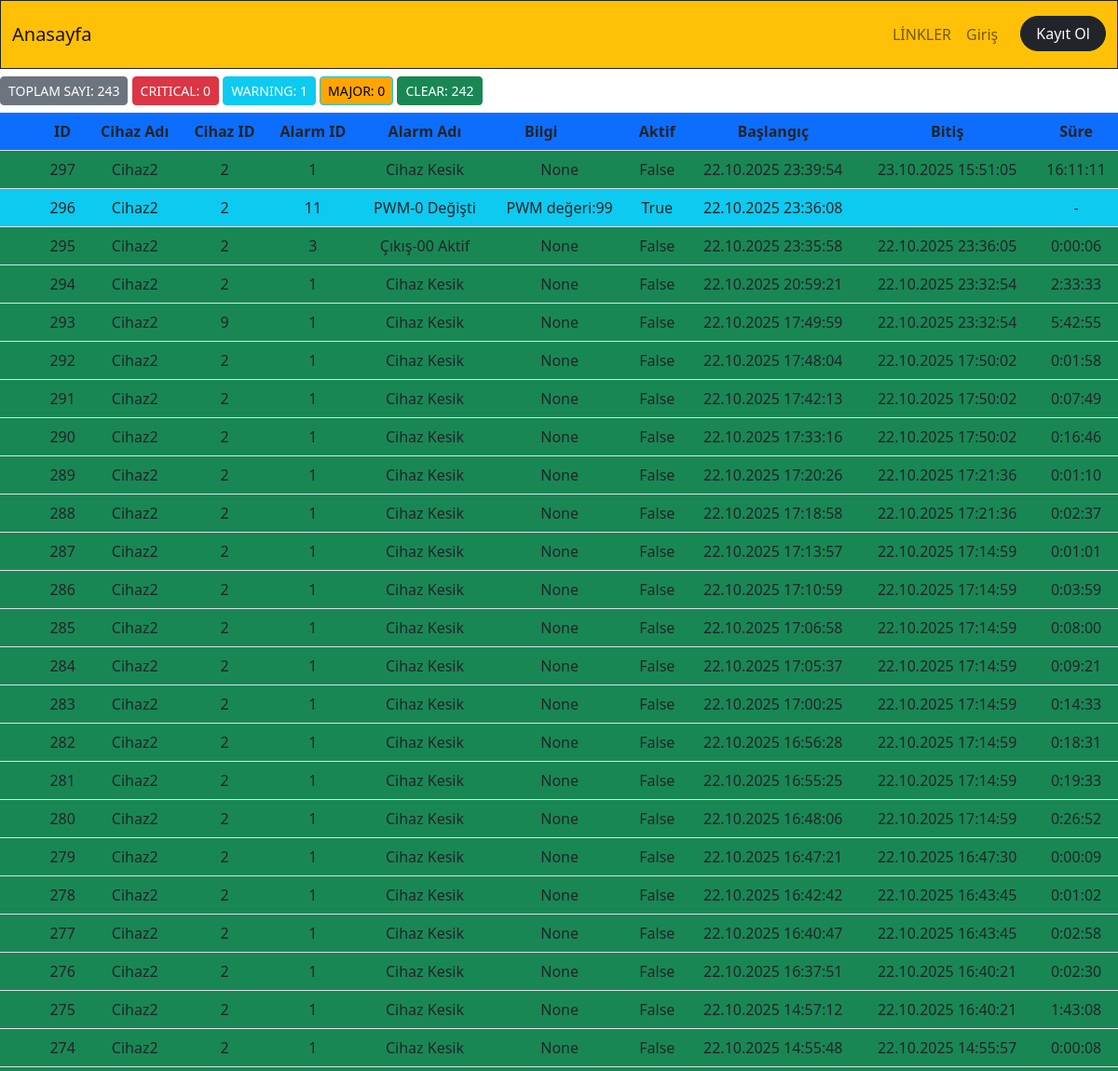
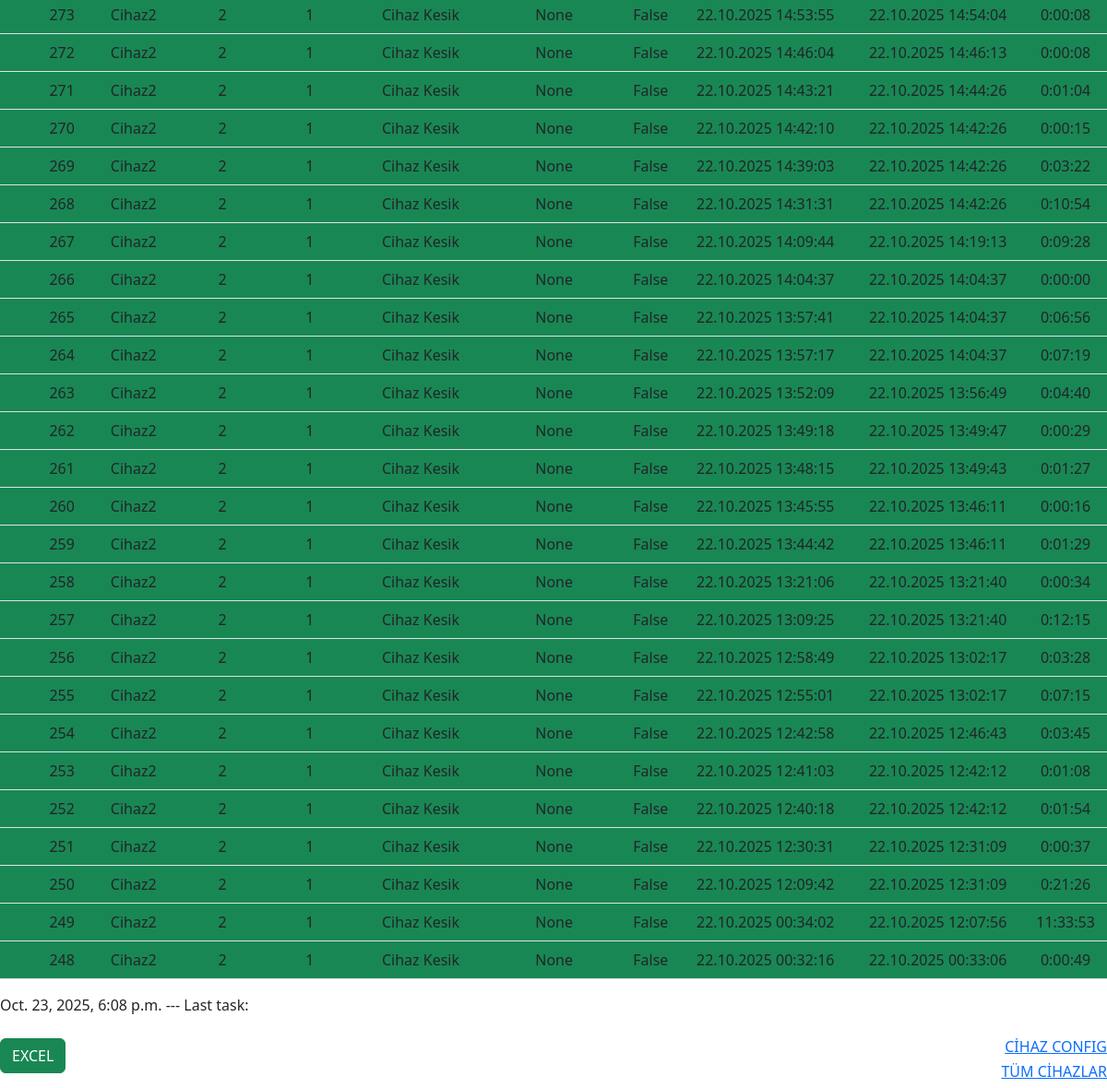
The page /scheduler_cihaz on the database as committed earlier (2 pictures, top to bottom).
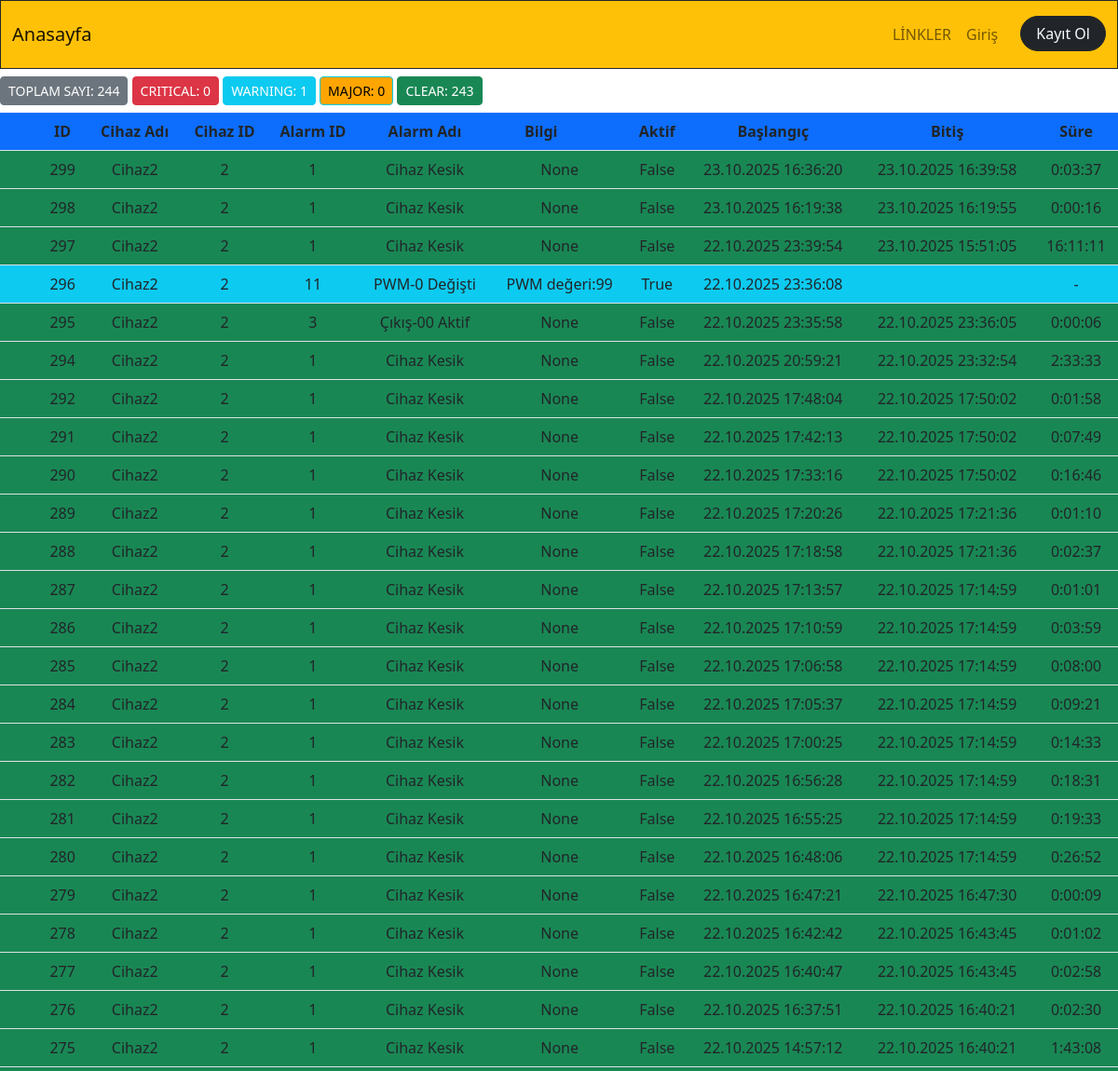
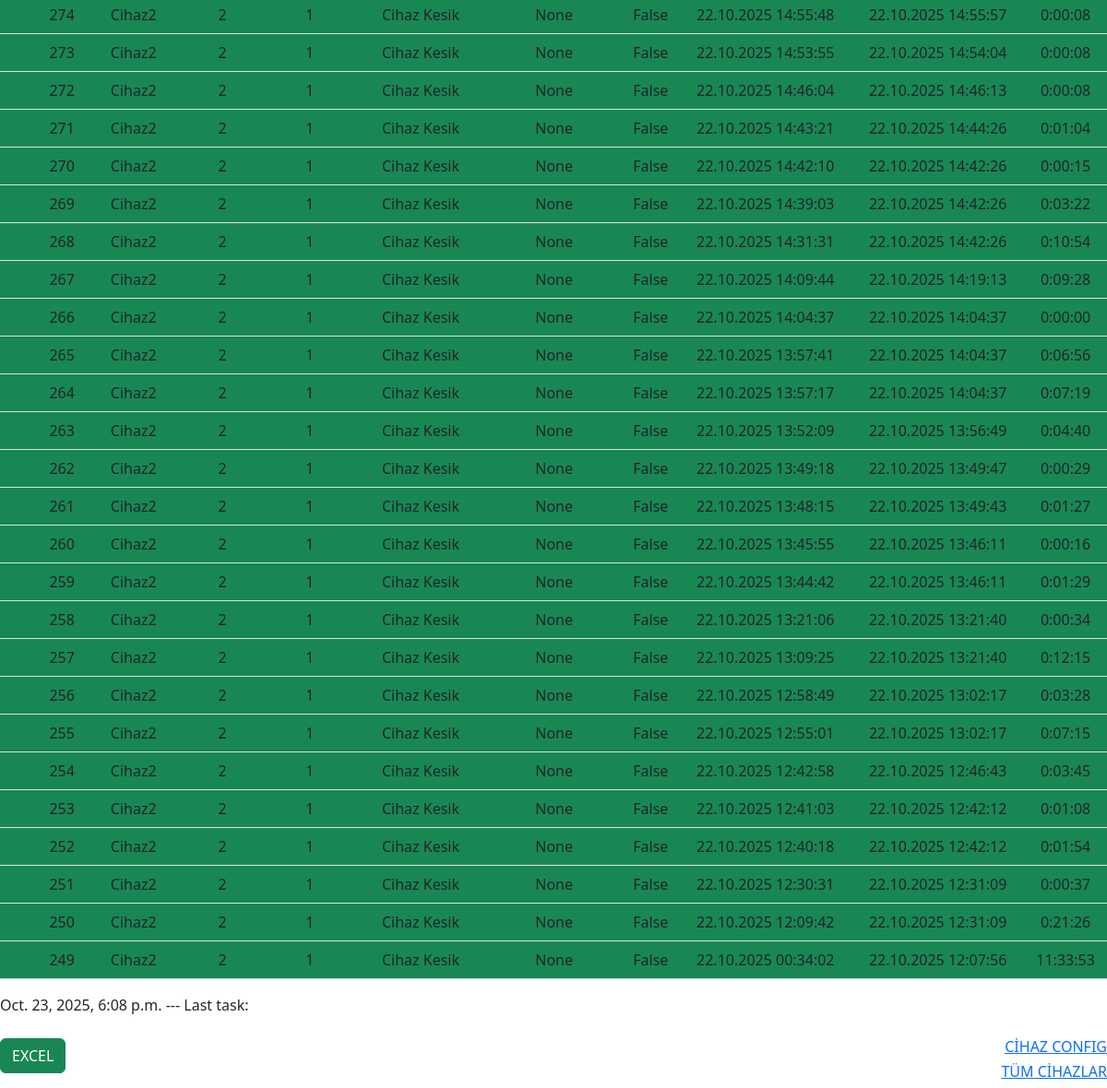
The same page on the database as committed later (2 pictures, top to bottom).
### app_monitor/models.py (models this page shows, shortened)
class Event(models.Model):
    id=models.BigAutoField(primary_key=True,db_column='ID')
    device_id=models.ForeignKey(Device,on_delete=models.CASCADE,null=True, blank=True)
    device_name=models.CharField(blank=True,null=True, max_length=50)
    alarm_id=models.ForeignKey(Alarm,on_delete=models.CASCADE,null=True, blank=True)
    alarm_name=models.CharField(blank=True,null=True, max_length=50)
    event_active=models.BooleanField(default=True) #alarm devam ediyor mu?  241225
    start_time=models.DateTimeField(blank=True,null=True)
    finish_time=models.DateTimeField(blank=True,null=True)
    info=models.CharField(blank=True,null=True, max_length=50)
    def event_duration(self):
        if self.finish_time is not None:
            duration=self.finish_time - self.start_time
            return str(duration).split(".")[0]
        else:
            return "-"

class Device(models.Model):
    device_id=models.IntegerField(primary_key=True,db_column='ID')
    device_name=models.CharField(blank=True,null=True, max_length=20)
    device_ip=models.CharField(blank=True,null=True, max_length=20)
    device_port=models.IntegerField(blank=True,null=True)
    device_function=models.CharField(blank=True,null=True, max_length=20)
    device_state=models.BooleanField(blank=True,null=True,default=False) #241225
    def __str__(self):
        return(f"{self.device_id}")

class Alarm(models.Model):
    id=models.BigAutoField(primary_key=True,db_column='ID')
    alarm_id=models.IntegerField(blank=True,null=True)
    alarm_name=models.CharField(blank=True,null=True, max_length=50)
    def __str__(self):
        return f"{self.alarm_id}"

### app_monitor/views.py (the view)
# urls.py: path('scheduler_cihaz',scheduler_cihaz,name="scheduler_cihaz"),
def scheduler_cihaz(request):
    print("SCHEDULER_CIHAZ GIRDI...")
    datetime_now=datetime.now()
    devices_all=Device.objects.all()
    events=Event.objects.all()[::-1]
    for device in devices_all:
        pass
    events=Event.objects.all()[::-1][:50]
    events_total_count=Event.objects.all().count()
    events_alarm1_count=Event.objects.filter(alarm_id=1).filter(event_active=True).count()
    events_alarm2_count=Event.objects.filter(Q(alarm_id=2)|Q(alarm_id=3)|Q(alarm_id=4)|Q(alarm_id=5)|Q(alarm_id=6)|Q(alarm_id=11)).filter(event_active=True).count()
    events_alarm3_count=Event.objects.filter(Q(alarm_id=7)|Q(alarm_id=8)|Q(alarm_id=9)|Q(alarm_id=10)).filter(event_active=True).count()
    events_clear_count=Event.objects.filter(event_active=False).count()
    context=dict(
        events=events,
        events_total_count=events_total_count,
        events_alarm1_count=events_alarm1_count,
        events_alarm2_count=events_alarm2_count,
        events_alarm3_count=events_alarm3_count,
        events_clear_count=events_clear_count,
        datetime_now=datetime_now,
    )
    return render(request,"app_monitor/events.html",context)

### app_monitor/templates/app_monitor/events.html (shortened to what this page needs)
{% extends "core/base.html" %}
{% block content %}
<div>
<div class="container-fluid p-0">
       <div id="alarm-sayilari" class="row d-flex ">
        <div class="col-sm-12">
            <label class="btn btn-secondary btn-sm my-2" for="btn-check-all">TOPLAM SAYI: {{events_total_count}} </label>
            <label class="btn btn-danger btn-sm my-2" for="btn-check-alarm1">CRITICAL: {{events_alarm1_count}} </label>
            <label class="btn btn-info btn-sm text-white my-2"  for="btn-check-alarm2">WARNING: {{events_alarm2_count}} </label>
            <label class="btn btn-info btn-sm text- my-2" style="background-color:orange" for="btn-check-alarm3">MAJOR: {{events_alarm3_count}} </label>
            <label class="btn btn-success btn-sm my-2" for="btn-check-alarm-clear">CLEAR: {{events_clear_count}} </label>
        </div>
      </div>
<div class="event_container">
<table class="table table-hover" data-click-to-select="true">
    <thead>
       <tr class="bg-primary px-5">
         <th class="ps-5" scope="col">ID</th>
         <th scope="col">Cihaz Adı</th>
         <th scope="col">Cihaz ID</th>
         <th scope="col">Alarm ID</th>
         <th scope="col">Alarm Adı</th>
         <th class="pe-5" scope="col">Bilgi</th>
         <th scope="col">Aktif</th>
         <th scope="col">Başlangıç</th>
         <th scope="col">Bitiş</th>
         <th scope="col">Süre</th>
       </tr>
     </thead>
   <tbody>
    {% for event in events %}
     <tr
     {% comment %} {% if event.event_active and event.alarm_id is 1 %}class="bg-danger ps-5"{% else %}class="bg-success"{% endif %}  {% endcomment %}
     {% if event.event_active and event.alarm_id.alarm_id is 11 %}class="bg-info ps-5"{% endif %}
     {% if not event.event_active  %}class="bg-success ps-5"{% endif %}
     style="margin:20%" >
       <td class="ps-5" >{{event.id}}</td>
       <td >{{event.device_name}}</td>
       <td >{{event.device_id}}</td>
       <td >{{event.alarm_id}}</td>
       <td >{{event.alarm_id.alarm_name}}</td>
       <td >{{event.info}}</td>
       <td > {{event.event_active}}</td>
       <td >{{event.start_time|date:"d.m.Y"}} {{event.start_time|time:"H:i:s"}}</td>
       <td >{{event.finish_time|date:"d.m.Y"}} {{event.finish_time|time:"H:i:s"}}</td>
       <td > {{event.event_duration}}</td>
     </tr>
     {% endfor %}
   </tbody>
  </table>
  {{datetime_now}}  --- Last task: {{completed_task_time}}
</div>
</div>
<br>
<div class="row">
    <div class="col-sm-6">
     <a href="/app_monitor/export_to_excel_event_all"> <button class="btn btn-success ">EXCEL</button> </a>
    </div>
    <div class="col-sm-6 text-end">
      <h6 class=""><a href="arduino_serial_local-all" target="_blank">CİHAZ CONFIG</a> </h6>
      <h6 class="" ><a href="/app_monitor/cihazlar_tum" target="_blank">TÜM CİHAZLAR</a>  </h6>
    </div>
  </div>
{% endblock content %}

Rows that differ between the two databases and show on the page:
removed Event: id "293", device_name "Cihaz2", device_id "9", alarm_id "1", alarm_id.alarm_name "Cihaz Kesik", info "None", event_active "False", start_time "22.10.2025", start_time "17:49:59", finish_time "22.10.2025", finish_time "23:32:54", event_duration "5:42:55"
no longer on this page (row unchanged): Event: id "248", device_name "Cihaz2", device_id "2", alarm_id "1", alarm_id.alarm_name "Cihaz Kesik", info "None", event_active "False", start_time "22.10.2025", start_time "00:32:16", finish_time "22.10.2025", finish_time "00:33:06", event_duration "0:00:49"
added Event: id "299", device_name "Cihaz2", device_id "2", alarm_id "1", alarm_id.alarm_name "Cihaz Kesik", info "None", event_active "False", start_time "23.10.2025", start_time "16:36:20", finish_time "23.10.2025", finish_time "16:39:58", event_duration "0:03:37"
added Event: id "298", device_name "Cihaz2", device_id "2", alarm_id "1", alarm_id.alarm_name "Cihaz Kesik", info "None", event_active "False", start_time "23.10.2025", start_time "16:19:38", finish_time "23.10.2025", finish_time "16:19:55", event_duration "0:00:16"
Other text that changed with them:
{{ events_total_count }}: "243" → "244"
{{ events_clear_count }}: "242" → "243"
